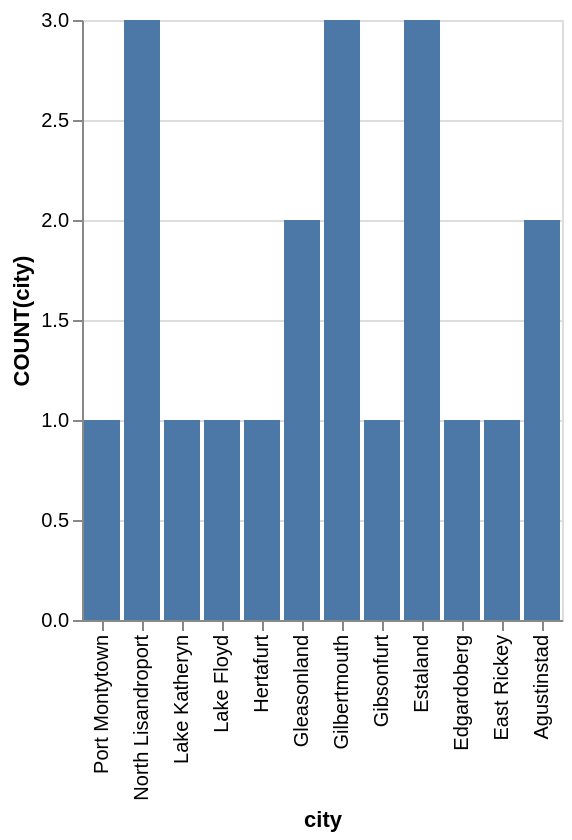

Here is the Vega-Lite specification saved for this chart:
### Vega-Lite specification from a JSON file in a GitHub repository (floating-point values rounded to 4 significant figures)
{"data": {"values": [{"x_data": "Agustinstad", "y_data": 2}, {"x_data": "East Rickey", "y_data": 1}, {"x_data": "Edgardoberg", "y_data": 1}, {"x_data": "Estaland", "y_data": 3}, {"x_data": "Gibsonfurt", "y_data": 1}, {"x_data": "Gilbertmouth", "y_data": 3}, {"x_data": "Gleasonland", "y_data": 2}, {"x_data": "Hertafurt", "y_data": 1}, {"x_data": "Lake Floyd", "y_data": 1}, {"x_data": "Lake Katheryn", "y_data": 1}, {"x_data": "North Lisandroport", "y_data": 3}, {"x_data": "Port Montytown", "y_data": 1}]}, "mark": "bar", "encoding": {"x": {"field": "x_data", "type": "nominal", "title": "city", "sort": "descending"}, "y": {"field": "y_data", "type": "quantitative", "title": "COUNT(city)"}}}
